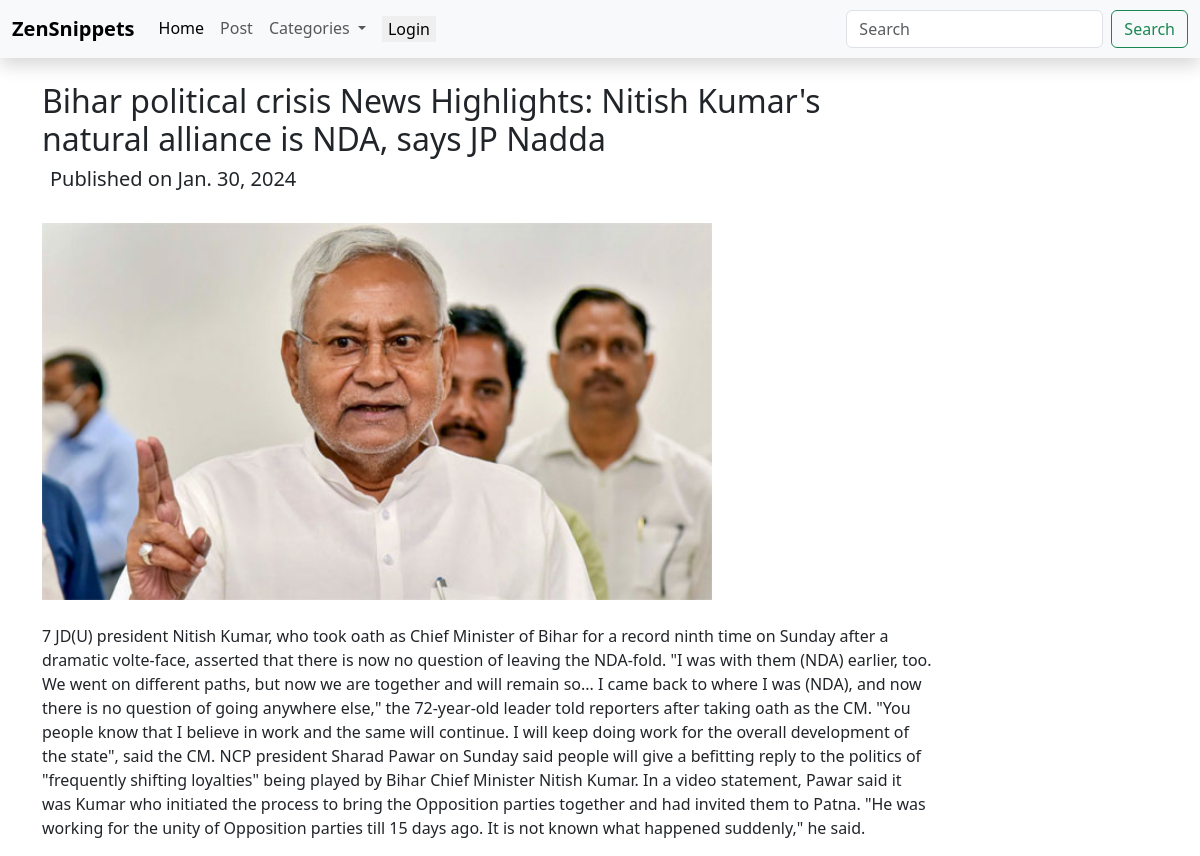
Page /article/3/ on the committed database.
### article/models.py (models this page shows, shortened)
class Article(models.Model):
    category = models.ForeignKey(Category, on_delete=models.CASCADE,default = 1)
    title = models.CharField(max_length=200)
    content = models.TextField(max_length=2000)
    img = models.ImageField(upload_to='article_images/',default='default_img.jpg')
    pub_date = models.DateField(auto_now = True)

### article/views.py (the view)
# urls.py: path('article/<int:pk>/',single_article,name='single_article'),
def single_article(request,pk):
    article = Article.objects.get(pk=pk)
    context = {
        "article":article,
    }
    return render(request,'article/article.html',context)

### article/models.py (called while the page is built)
    def __str__(self):
        return self.name

### article/views.py (called while the page is built)
def categories(request):
    categories = Category.objects.all()
    return {
        'categories':categories,
    }

### article/templates/article/article.html
{% extends "base.html" %}
{% block content %}
<div class="container">
    <h2 class='mt-4' style="width:80%;">{{article.title}}</h2>
    <h5 class='m-2'>Published on {{ article.pub_date }}</h5>
    <img class="my-4" style="width:60%" src="{{article.img.url}}" alt="">
    <p style="width:80%;" >{{ article.content }}</p>
</div>
{% endblock content %}

### rows in the picture
Article: title "Bihar political crisis News Highlights: Nitish Kumar's natural alliance is NDA, says JP Nadda", pub_date "Jan. 30, 2024", img (picture), content "7 JD(U) president Nitish Kumar, who took oath as Chief Minister of Bihar for a record ninth time on Sunday after a dramatic volte-face, asserted that there is now no question of leaving the NDA-fold. \"I was with them (NDA) earlier, too. We went on different paths, but now we are together and will remain so... I came back to where I was (NDA), and now there is no question of going anywhere else,\" the 72-year-old leader told reporters after taking oath as the CM. \"You people know that I believe in work and the same will continue. I will keep doing work for the overall development of the state\", said the CM. NCP president Sharad Pawar on Sunday said people will give a befitting reply to the…"
